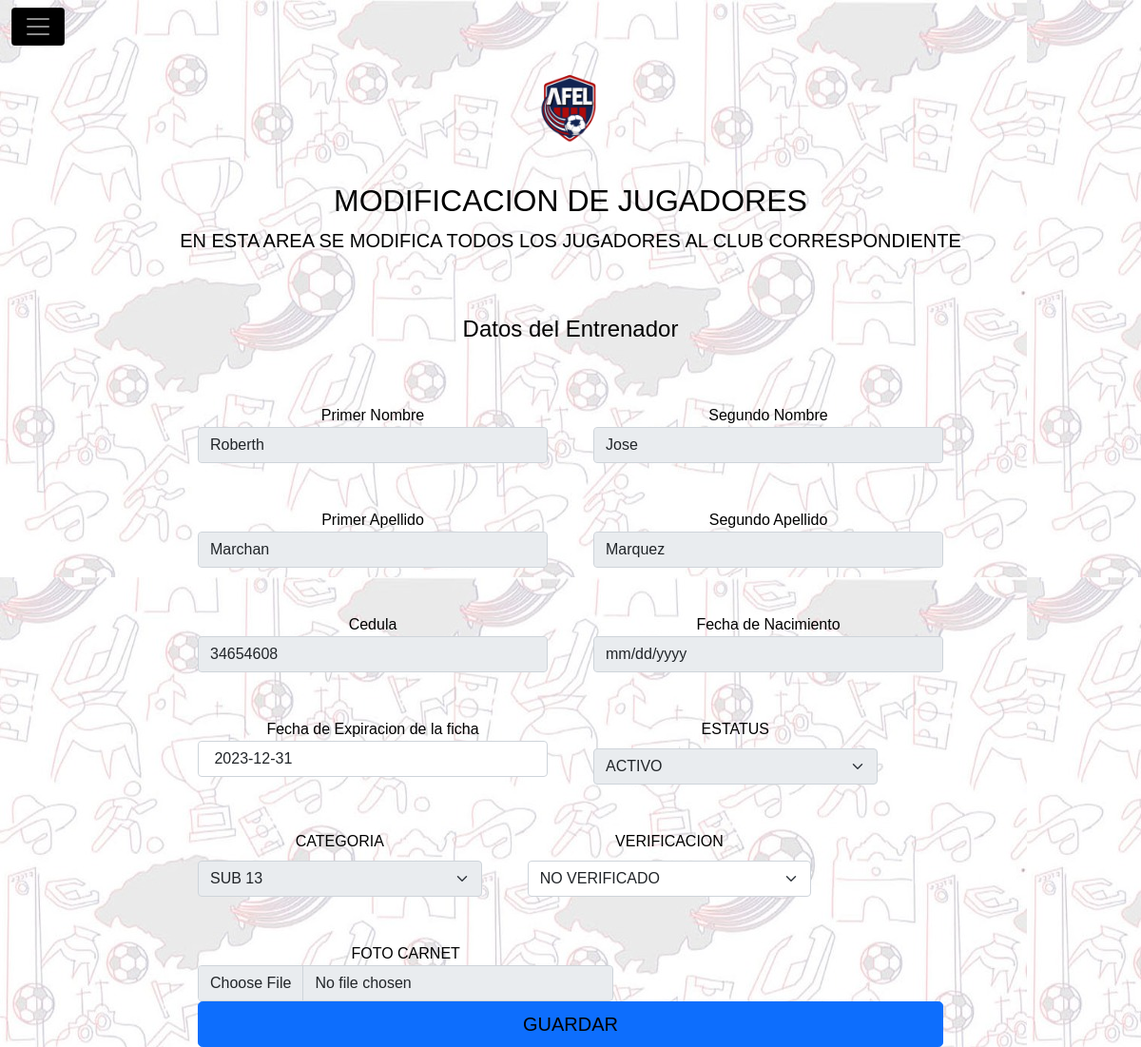
Page /modificar_jugador_ficha.php?id_user=4 on the committed database.
### tables this page shows
CREATE TABLE `usuario` (
  `id_usuario` int(11) NOT NULL,
  `nombre_usuario` varchar(60) NOT NULL,
  `segundoN` varchar(60) NOT NULL,
  `apellido` varchar(60) NOT NULL,
  `segundoA` varchar(60) NOT NULL,
  `ci` int(8) NOT NULL,
  `fecha_nac_us` date NOT NULL,
  `fecha_registro_us` date NOT NULL,
  `imagen_us` varchar(300) NOT NULL,
  `tipo_imagen` varchar(60) NOT NULL,
  `tipo_imagen_dt` varchar(30) NOT NULL,
  `image_dt` varchar(300) NOT NULL,
  `usuario` varchar(60) NOT NULL,
  `clave` varchar(33) NOT NULL,
  `id_t_usuario` int(11) NOT NULL,
  `id_status_sistema` int(11) NOT NULL,
  `id_club` int(11) NOT NULL,
  `id_categoria` int(11) NOT NULL,
  `id_status_verificacion` int(11) NOT NULL,
  `id_carnet_jug` int(11) NOT NULL
);

CREATE TABLE `fichaje` (
  `id_fichaje` int(11) NOT NULL,
  `id_club` int(11) NOT NULL,
  `id_usuario` int(11) NOT NULL,
  `id_status_sistema` int(11) NOT NULL,
  `fecha_i` datetime NOT NULL,
  `fecha_f` date NOT NULL,
  `id_status_verificacion` int(11) NOT NULL,
  `direccion` varchar(100) NOT NULL
);

### modificar_jugador_ficha.php (the view, shortened to what this page needs)
<?php
$id_us = $_GET['id_user'];
?>
<!DOCTYPE html>
<html lang="es">
<head>
	<link rel="stylesheet" href="./css/bootstrap.css">
	<link rel="stylesheet" type="text/css" href="./css/estilos.css">
	<link rel="stylesheet" href="./js/bootstrap.js">
	<link rel="stylesheet" href="./css/normalize.css">
</head>
<body>
	<div class="content">
		<header>
			<nav class="navbar navbar-dark  fixed-top">
				<div class="container-fluid">
					<button class="navbar-toggler" type="button" data-bs-toggle="offcanvas" data-bs-target="#offcanvasDarkNavbar" aria-controls="offcanvasDarkNavbar">
						<span class="navbar-toggler-icon"></span>
					</button>
				</div>
			</div>
	<main class="main">
		<?php
		include './modelo/conexion.php';
		$tipo_jug = 7;
		$sql = "SELECT
		`usuario`.`id_usuario`,
		`usuario`.`nombre_usuario`,
		`club`.`nombre_club`,
		`usuario`.`segundoN`,
		`usuario`.`apellido`,
		`usuario`.`segundoA`,
		`usuario`.`ci`,
		`usuario`.`fecha_nac_us`,
		`usuario`.`fecha_registro_us`,
		`usuario`.`imagen_us`,
		`usuario`.`tipo_imagen`,
		`usuario`.`usuario`,
		`usuario`.`clave`,
		`usuario`.`id_t_usuario`,
		`usuario`.`id_status_sistema`,
		`usuario`.`id_club`,
		`usuario`.`id_categoria`,
		`usuario`.`id_status_verificacion`,
		`usuario`.`id_carnet_jug`,
		`categoria`.`nombre_categoria`,
		`status_sistema`.`nombre_status_sistema`,
		`status_verificacion`.`nombre_verificacion`,
		`tipo_usuario`.`nombre_tipo_usuario`,
		`fichaje`.`id_fichaje`,
		`fichaje`.`id_club`,
		`fichaje`.`id_usuario`,
		`fichaje`.`id_status_sistema`,
		`fichaje`.`fecha_i`,
		`fichaje`.`fecha_f`,
		`fichaje`.`id_status_verificacion`,
		`fichaje`.`direccion`
		FROM
		`usuario`,
		`club`,
		`categoria`,
		`status_sistema`,
		`status_verificacion`,
		`tipo_usuario`,
		`fichaje`
		WHERE
		(`usuario`.`id_usuario` = $id_us) AND(`club`.`id_club` = `usuario`.`id_club`) AND(
		`usuario`.`id_t_usuario` = $tipo_jug AND `tipo_usuario`.`id_t_usuario` = `usuario`.`id_t_usuario`
		) AND(
		`categoria`.`id_categoria` = `usuario`.`id_categoria`
		) AND(
		`status_sistema`.`id_status_sistema` = `usuario`.`id_status_sistema`
		) AND(
		`status_verificacion`.`id_status_verificacion` = `usuario`.`id_status_verificacion`
		)AND(
		`fichaje`.`id_usuario` = $id_us AND `fichaje`.`id_usuario` = `usuario`.`id_usuario`
		);";
		$res = mysqli_query($conn, $sql);
		while ($row = mysqli_fetch_assoc($res)) {
			$dato_id_sis = $row['id_status_sistema'];
			$dato_id_ver = $row['id_status_verificacion'];
			$dato_id_cat = $row['id_categoria'];
			?>
			<div class="py-5 text-center">
				<img class="d-block mx-auto mb-4" src="./img/foto-sis/logo-afel.png" alt="" width="72" height="57">
				<h2>MODIFICACION DE JUGADORES</h2>
				<p class="lead">EN ESTA AREA SE MODIFICA TODOS LOS JUGADORES AL CLUB CORRESPONDIENTE</p>
			</div>
			<div class="row g-5 form">
				<div class="col-md-7 col-lg-8 form-h">
					<h4 class="titulo-at mb-3">Datos del Entrenador</h4>
					<form class="needs-validation" enctype="multipart/form-data" method="POST" action="./controlador/modificar_jugador.php" novalidate>
						<div class="row g-5">
							<div class="col-sm-6">
								<label for="inputAddress">Primer Nombre</label>
								<input type="text" class="form-control" id="inputAddress" placeholder="Primer Nombre" name="nombre_usuario" value="<?php echo $row['nombre_usuario']; ?>" disabled>
							</div>
							<div class="col-sm-6">
								<label for="inputAddress">Segundo Nombre</label>
								<input type="text" class="form-control"  disabled  id="inputAddress" placeholder="Segundo Nombre" name="segundo_nombre_usuario" value="<?php echo $row['segundoN']; ?>">
							</div>
							<div class="col-sm-6">
								<label for="inputAddress">Primer Apellido</label>
								<input type="text" class="form-control"  disabled  id="inputAddress" placeholder="Primer Apellido" name="apellido_usuario" value="<?php echo $row['apellido']; ?>">
							</div>
							<div class="col-sm-6">
								<label for="inputAddress">Segundo Apellido</label>
								<input type="text" class="form-control"  disabled  id="inputAddress" placeholder="Segundo Apellido" name="segundo_apellido_usuario" value="<?php echo $row['segundoA']; ?>">
							</div>
							<div class="col-sm-6">
								<label for="inputAddress">Cedula</label>
								<input type="text" class="form-control"  disabled  id="inputAddress" placeholder="Cedula" name="ci_usuario" value="<?php echo $row['ci']; ?>">
							</div>
							<div class="col-sm-6">
								<label for="inputAddress2">Fecha de Nacimiento</label>
								<input type="date" class="form-control" id="inputAddress2" disabled  placeholder="Fecha de Nacimiento" name="fecha_nac" value="<?php echo $row['fecha_nac']; ?>">
							</div>
							<div class="col-sm-6">
								<label for="inputAddress2">Fecha de Expiracion de la ficha</label>
								<input type="datetime" class="form-control" id="inputAddress2"  name="fecha_ven" value=" <?php echo $row['fecha_f']; ?>">
							</div>
							<div class="col-md-5">
								<label for="country" class="form-label">ESTATUS</label>
								<select class="form-select select-status" disabled="" id="country" name="select-status" required="">
									<?php
									include './modelo/conexion.php';
									$sql = "SELECT id_status_sistema, nombre_status_sistema FROM status_sistema";
									$res = mysqli_query($conn, $sql);
									while ($row = mysqli_fetch_array($res)) {
										if ($dato_id_sis == $row['id_status_sistema']) {
											echo '<option value="' . $row['id_status_sistema'] . '" selected>' . $row['nombre_status_sistema'] . '</option>';
										} else {
											echo '<option value="' . $row['id_status_sistema'] . '">' . $row['nombre_status_sistema'] . '</option>';
										}
										?>
										<?php
									}
									?>
								</select>
							</div>
							<div class="col-md-5">
								<label for="country" class="form-label">CATEGORIA</label>
								<select class="form-select select-categoria" disabled id="country" name="select-categoria" required="">
									<?php
									include './modelo/conexion.php';
									$sql = "SELECT `categoria`.`id_categoria`, `categoria`.`nombre_categoria` FROM `categoria`";
									$res = mysqli_query($conn, $sql);
									while ($row = mysqli_fetch_array($res)) {
										if ($dato_id_cat == $row['id_categoria']) {
											echo '<option value="' . $row['id_categoria'] . '" selected>' . $row['nombre_categoria'] . '</option>';
										} else {
											echo '<option value="' . $row['id_categoria'] . '">' . $row['nombre_categoria'] . '</option>';
										}
										?>
										<?php
									}
									?>
								</select>
							</div>
							<div class="col-md-5" >
								<label for="country" class="form-label">VERIFICACION</label>
								<select class="form-select select-status-verificacion" id="country" name="select-status-verificacion" required="" >
									<?php
									include './modelo/conexion.php';
									$sql = "SELECT `id_status_verificacion`, `nombre_verificacion` FROM `status_verificacion`";
									$res = mysqli_query($conn, $sql);
									while ($row = mysqli_fetch_array($res)) {
										if ($dato_id_ver == $row['id_status_verificacion']) {
											echo '<option value="' . $row['id_status_verificacion'] . '" selected>' . $row['nombre_verificacion'] . '</option>';
										} else {
											echo '<option value="' . $row['id_status_verificacion'] . '">' . $row['nombre_verificacion'] . '</option>';
										}
										?>
										<?php
									}
									?>
								</select>
							</div>
							<div class="col-md-7">
								<label for="file">FOTO CARNET</label>
								<input class="form-control"  disabled name="foto" type="file">
							</div>
						</div>
						<button class="w-100 btn btn-primary btn-lg" type="submit" name="guardar">GUARDAR</button>
					</form>
				</div>
			</div>
			<?php
		}
		?>
	</main>
</body>
</html>

### css/estilos.css (style rules this page uses)
* { font-family: 'Nunito', sans-serif; font-weight: 100; }
body { background-image: url(../img/foto-sis/fondo.jpg); height: 100vh; background-attachment: fixed; }
.mb-4 { width: 120px; height: 120px; }
.mb-4 { text-align: center; }
.navbar-toggler { background: #000; }
.form { justify-content: center; }
.titulo-re, .titulo-at { text-align: center; }
.conocenos-body, .btn { color: #000; }
.row { text-align: center; }

### rows in the picture
usuario: nombre_usuario "Roberth", segundo_nombre_usuario "Jose", apellido_usuario "Marchan", segundo_apellido_usuario "Marquez", ci_usuario "34654608", fecha_ven "2023-12-31"

### other values in the picture
form field select-status "ACTIVO"
form field select-categoria "SUB 13"
form field select-status-verificacion "NO VERIFICADO"
